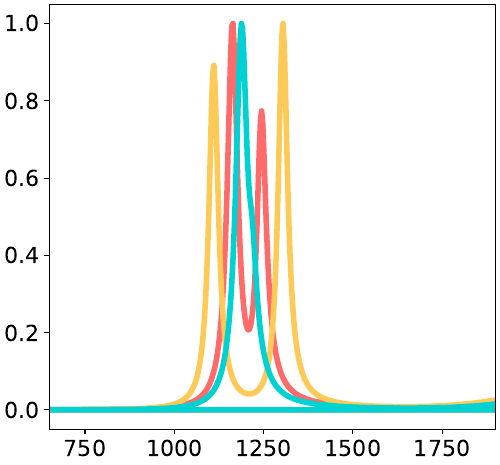

The script that saved this image:

import numpy as np
import matplotlib.pyplot as plt

from numpy import kron as ꕕ
from matplotlib import cm as colm
import numpy as np
import matplotlib.pyplot as plt
plt.rcParams.update({'font.size': 16})


width= 5
aspect_ratio= 1.075
fig_size = (width, width / aspect_ratio)
plt.figure(figsize=fig_size, constrained_layout=True)

def plot_spectrum(fname, skip=2, c = '#000000'):
    data = np.genfromtxt(fname, skip_header=skip)[:10000, :]
    ct = np.vectorize(complex)(data[...,1], data[...,2])
    yf = np.fft.hfft(ct)
    N = data.shape[0]
    T = (data[1, 0]-data[0, 0])*41.341374575751
    freq = np.fft.fftfreq(2*N-2, d=T)*219474.63*2*np.pi
    #fig, ax = plt.subplots()
    plt.xlim([500, 2500])
    #plt.ylim([0, 60])
    I1 = np.flip(yf)*freq*freq
    I2 = np.flip(yf)*freq*(1.0-np.exp(-1052*np.abs(freq)/219474.63))
    plt.plot(freq, I1/np.max(I1), c =  c, lw = 4)#*(1.0-np.exp(-1052*np.abs(freq)/219474.63)))
    #plt.plot(freq,  I2/np.max(I2))



plot_spectrum("S1a-IR-R-2E-6.out", 2, '#ff6b6b')
plot_spectrum("S1a-IR-R-5E-6.out", 2, '#feca57')
plot_spectrum("S1a-IR-R-5E-7.out", 2, '#00d2d3')
#plot_spectrum("./structured/ir_spectrum/out_ir_spectator_Q_2e-6")
plt.xlim(650,1900)
 
plt.savefig('S1a.pdf')  